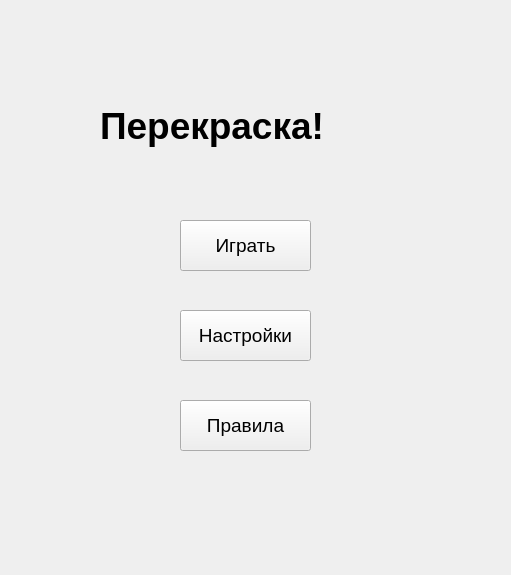
<?xml version="1.0" encoding="UTF-8"?>
<ui version="4.0">
 <class>MainWindow</class>
 <widget class="QMainWindow" name="MainWindow">
  <property name="geometry">
   <rect>
    <x>0</x>
    <y>0</y>
    <width>511</width>
    <height>575</height>
   </rect>
  </property>
  <property name="windowTitle">
   <string>Перекраска</string>
  </property>
  <property name="unifiedTitleAndToolBarOnMac">
   <bool>true</bool>
  </property>
  <widget class="QWidget" name="centralwidget">
   <property name="styleSheet">
    <string notr="true"/>
   </property>
   <widget class="QLabel" name="label">
    <property name="geometry">
     <rect>
      <x>100</x>
      <y>60</y>
      <width>311</width>
      <height>131</height>
     </rect>
    </property>
    <property name="font">
     <font>
      <family>Arial</family>
      <pointsize>28</pointsize>
      <weight>75</weight>
      <bold>true</bold>
      <stylestrategy>PreferDefault</stylestrategy>
     </font>
    </property>
    <property name="text">
     <string>Перекраска!</string>
    </property>
   </widget>
   <widget class="QPushButton" name="playButton">
    <property name="geometry">
     <rect>
      <x>180</x>
      <y>220</y>
      <width>131</width>
      <height>51</height>
     </rect>
    </property>
    <property name="font">
     <font>
      <pointsize>14</pointsize>
     </font>
    </property>
    <property name="text">
     <string>Играть</string>
    </property>
   </widget>
   <widget class="QPushButton" name="parametersButton">
    <property name="geometry">
     <rect>
      <x>180</x>
      <y>310</y>
      <width>131</width>
      <height>51</height>
     </rect>
    </property>
    <property name="font">
     <font>
      <pointsize>14</pointsize>
     </font>
    </property>
    <property name="text">
     <string>Настройки</string>
    </property>
   </widget>
   <widget class="QPushButton" name="rulesButton">
    <property name="geometry">
     <rect>
      <x>180</x>
      <y>400</y>
      <width>131</width>
      <height>51</height>
     </rect>
    </property>
    <property name="font">
     <font>
      <pointsize>14</pointsize>
     </font>
    </property>
    <property name="text">
     <string>Правила</string>
    </property>
   </widget>
  </widget>
 </widget>
 <resources/>
 <connections/>
</ui>
